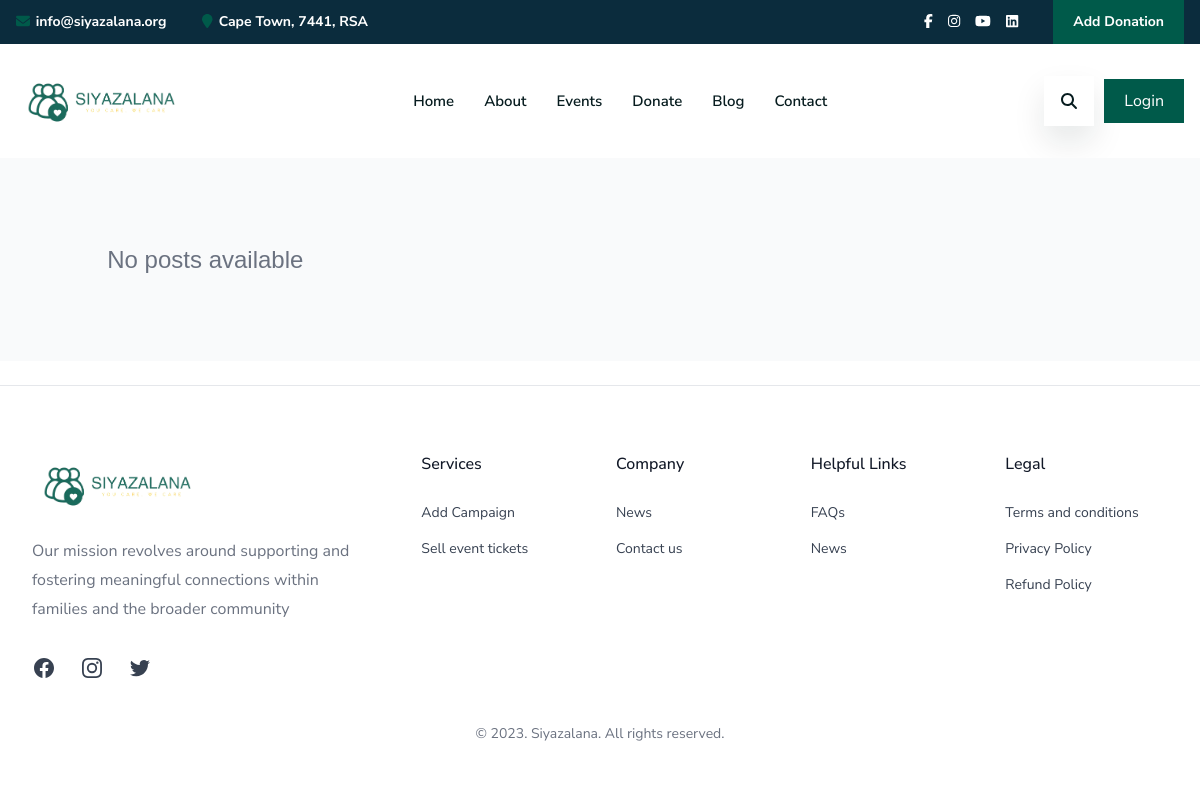
The app's page /blogs, older data.
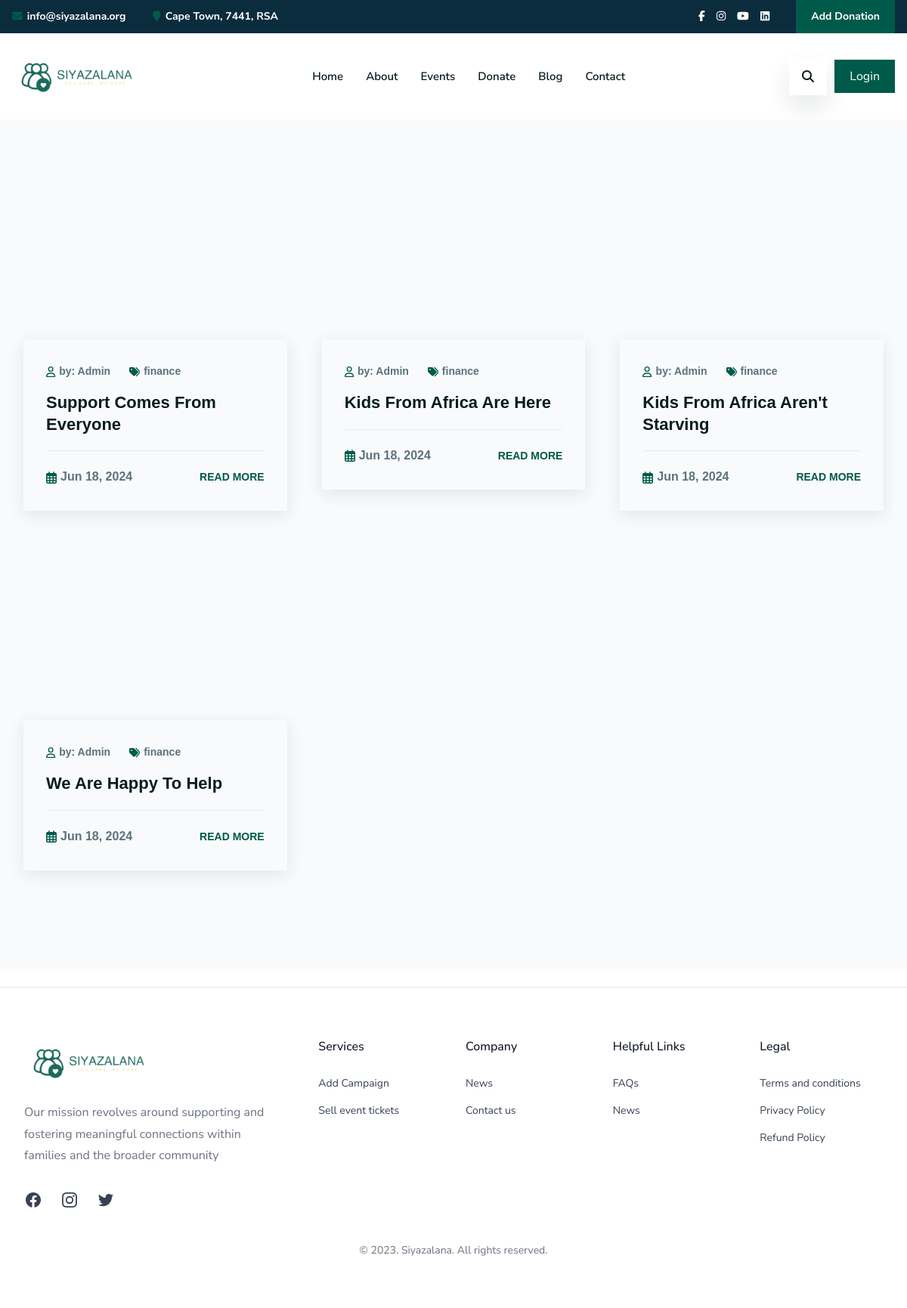
The same page, newer data.
### siyazalana_home/models.py (models this page shows, shortened)
class Blog(AbstractCreate):
    image = models.ImageField(help_text=_("Upload news image."), upload_to=handle_post_file_upload, blank=True, null=True)
    title = models.CharField(help_text=_("Enter title for your news"), max_length=150)
    description = models.CharField(help_text=_("Write a short description about this post"), max_length=200)
    slug = models.SlugField(max_length=250, blank=True, unique=True)
    author = models.ForeignKey(get_user_model(), on_delete=models.SET_DEFAULT, default=None, related_name="posts", null=True)
    category = models.ForeignKey(BlogCategory, on_delete=models.PROTECT, related_name="posts")
    content = HTMLField()
    class Meta:
        verbose_name = 'Post'
        verbose_name_plural = 'Posts'
    def get_absolute_url(self):
        return reverse("siyazalana_home:details-blog", kwargs={"post_slug": self.slug})

class BlogCategory(AbstractCreate):
    thumbnail = models.ImageField(upload_to="category/", null=True, blank=True)
    icon = models.CharField(max_length=250)
    slug = models.SlugField(max_length=350, unique=True, db_index=True)
    label = models.CharField(max_length=250, unique=True)
    class Meta:
        verbose_name = _("Categorie")
        verbose_name_plural = _("Categories")

### siyazalana_home/views/blog_views.py (the view)
# urls.py: path("blogs", blogs, name="blogs"),
def blogs(request, category_slug=None):
    query = request.GET.get("query", None)
    template = "blogs/blogs.html"
    model = Blog
    if category_slug:
        category = get_object_or_404(BlogCategory, slug=category_slug)
        blogs = model.objects.filter(category=category)
        if query:
            blogs = blogs.filter(title__icontains=query)
    else:
        blogs = model.objects.all()
        if query:
            blogs = blogs.filter(title__icontains=query)
    context = {"posts": blogs, "query": query}
    return render(request, template, context)

### siyazalana_home/templates/blogs/blogs.html (shortened to what this page needs)
{% extends '_base.html' %}
{% load static %}
{% block content %}
<section class="w-full bg-gray-50 relative py-20">
    <div class="container font-sans">
        <div class="overflow-hidden w-full">
            <div class="grid grid-cols-1 md:grid-cols-2 lg:grid-cols-3 gap-4">
                {% if posts.count != 0 %}
                    {% for post in posts %}
                    <div class=" mb-[65px] xl:mb-[50px] px-[15px] cursor-default">
                        <div class="group">
                            <div class="relative leading-1">
                                <a href="{{post.get_absolute_url}}" class="overflow-hidden w-full h-52">
                                </a>
                            </div>
                            <div class="p-[30px] shadow-box-shadow-4">
                                <ul class="mb-[15px] flex gap-x-[25px] items-center">
                                    <li class="text-xs md:text-sm font-semibold">
                                        <a href="#" class="leading-1.8 hover:text-secondary-color flex gap-[5px] items-center"><i
                                                class="far fa-user text-secondary-color"></i>
                                            by: Admin</a>
                                    </li>
                                    <li class="text-xs md:text-sm font-semibold">
                                        <a href="#" class="leading-1.8 hover:text-secondary-color flex gap-[5px] items-center"><i
                                                class="fas fa-tags text-secondary-color"></i>
                                            {{post.category.label}}</a>
                                    </li>
                                </ul>
                                <h4 class="text-lg md:text-xl lg:text-[22px] font-semibold text-heading-color">
                                    <a href="{{post.get_absolute_url}}" class="hover:text-secondary-color leading-1.3">{{post.title}}</a>
                                </h4>
                                <div class="pt-5 mt-5 lg:pt-5 border-t border-border-color-1">
                                    <ul class="flex justify-between items-center">
                                        <li class="text-xs md:text-sm font-semibold">
                                            <p class="leading-1.8 flex gap-[5px] items-center">
                                                <i class="far fa-calendar-alt text-secondary-color"></i>
                                                {{post.created|date:"M d, Y"}}
                                            </p>
                                        </li>
                                        <li class="text-xs md:text-sm font-semibold">
                                            <a href="{{post.get_absolute_url}}" class="leading-1.8 text-secondary-color uppercase">
                                                Read more</a>
                                        </li>
                                    </ul>
                                </div>
                            </div>
                        </div>
                    </div>
                    {% endfor %}
                {% else %}
                    <p class="w-fit mx-auto text-gray-500 font-normal text-2xl">No posts available</p>
                {% endif %}
            </div>
        </div>
    </div>
</section>
{% endblock content %}

Row changes from the older to the newer data that the page shows:
added Blog: category.label "finance", title "Support Comes From Everyone", created "Jun 18, 2024"
added Blog: category.label "finance", title "Kids From Africa Are Here", created "Jun 18, 2024"
added Blog: category.label "finance", title "Kids From Africa Aren't Starving", created "Jun 18, 2024"
added Blog: category.label "finance", title "We Are Happy To Help", created "Jun 18, 2024"
Text that changed along with them:
text no longer shown: "No posts available"
